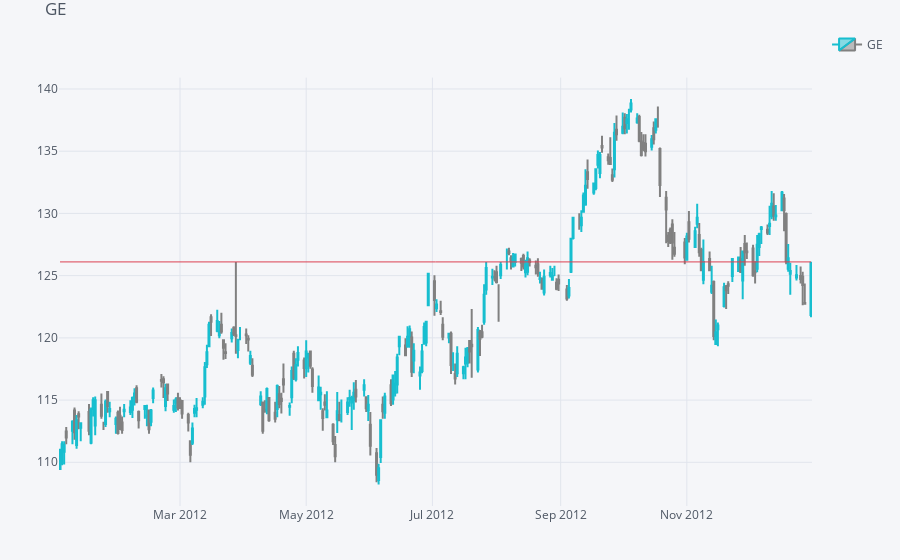

Source (notebook cell):
### Code cell
qf.iplot(title="GE", name="GE")

### Figure 1 — Plotly figure (JSON) as saved in the notebook; plotly's stock layout.template omitted (floating-point values rounded to 4 significant figures; data arrays with more than 128 entries replaced by an {"elided": "..."} marker saying what was removed)
{"data": [{"close": {"elided": "250 float values"}, "decreasing": {"line": {"color": "#808080"}}, "high": {"elided": "250 float values"}, "increasing": {"line": {"color": "#17BECF"}}, "low": {"elided": "250 float values"}, "name": "GE", "open": {"elided": "250 float values"}, "showlegend": true, "x": {"elided": "250 str values"}, "yaxis": "y2", "type": "candlestick"}], "layout": {"legend": {"bgcolor": "#F5F6F9", "font": {"color": "#4D5663"}}, "margin": {"b": 30, "l": 30, "r": 30, "t": 30}, "paper_bgcolor": "#F5F6F9", "plot_bgcolor": "#F5F6F9", "shapes": [{"line": {"color": "#db4052", "dash": "solid", "width": 1}, "type": "line", "x0": "2012-01-03", "x1": "2012-12-31", "xref": "x", "y0": 126.1, "y1": 126.1, "yref": "y2"}], "showlegend": true, "title": {"text": "GE", "font": {"color": "#4D5663"}}, "xaxis": {"gridcolor": "#E1E5ED", "rangeselector": {"bgcolor": "rgba(150, 200, 250, 1)", "buttons": [{"count": 1, "label": "1m", "step": "month", "stepmode": "backward"}, {"count": 1, "label": "1y", "step": "year", "stepmode": "backward"}], "font": {"size": 13}, "visible": false, "x": 0, "y": 0.9}, "rangeslider": {"visible": false}, "showgrid": true, "tickfont": {"color": "#4D5663"}, "title": {"text": "", "font": {"color": "#4D5663"}}, "zerolinecolor": "#E1E5ED", "anchor": "y2"}, "yaxis": {"gridcolor": "#E1E5ED", "showgrid": true, "showticklabels": false, "tickfont": {"color": "#4D5663"}, "title": {"text": "", "font": {"color": "#4D5663"}}, "zerolinecolor": "#E1E5ED"}, "yaxis2": {"gridcolor": "#E1E5ED", "showgrid": true, "tickfont": {"color": "#4D5663"}, "title": {"text": "", "font": {"color": "#4D5663"}}, "zerolinecolor": "#E1E5ED", "domain": [0.0, 0.9]}}}
